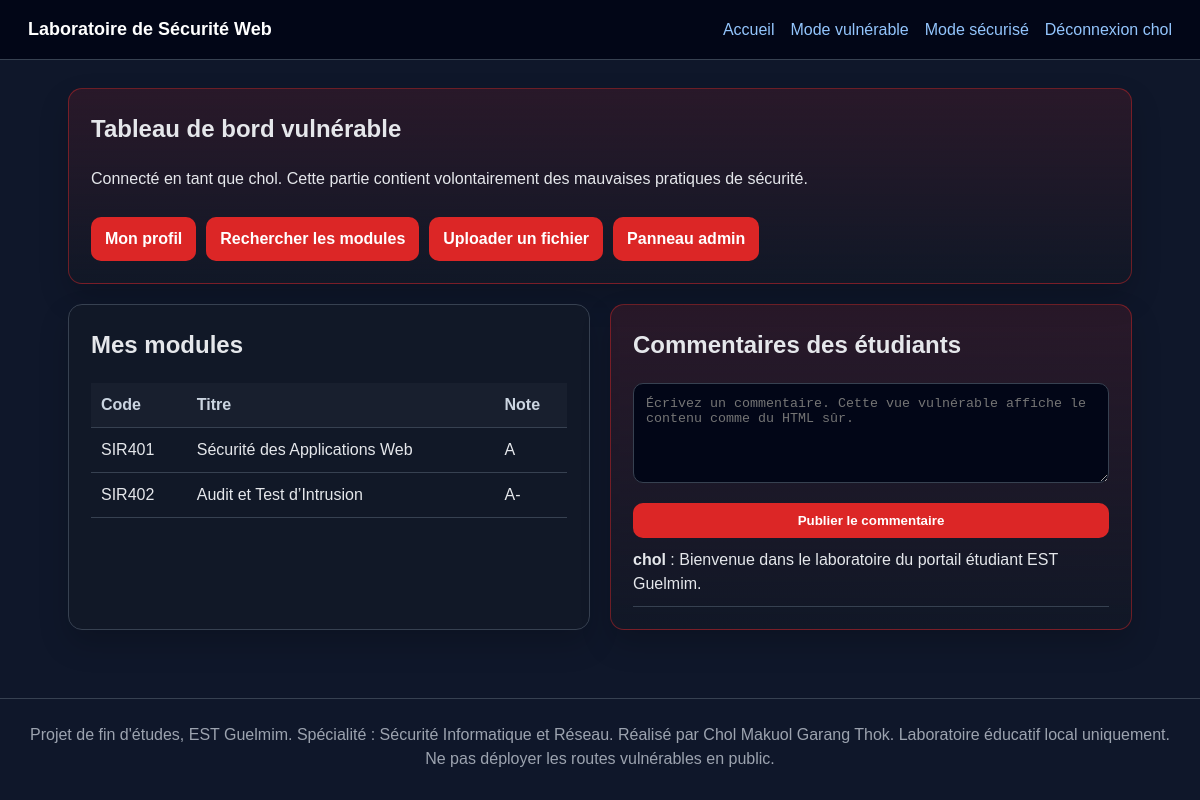
/vuln/dashboard (signed in), run on the app's committed database.
### tables this page shows
CREATE TABLE users (
            id INTEGER PRIMARY KEY AUTOINCREMENT,
            username TEXT UNIQUE NOT NULL,
            password_plain TEXT,
            password_hash TEXT,
            role TEXT NOT NULL DEFAULT 'student',
            full_name TEXT NOT NULL,
            email TEXT NOT NULL,
            bio TEXT DEFAULT ''
        );

CREATE TABLE courses (
            id INTEGER PRIMARY KEY AUTOINCREMENT,
            code TEXT NOT NULL,
            title TEXT NOT NULL,
            owner_id INTEGER NOT NULL,
            grade TEXT DEFAULT 'N/A',
            FOREIGN KEY(owner_id) REFERENCES users(id)
        );

CREATE TABLE comments (
            id INTEGER PRIMARY KEY AUTOINCREMENT,
            user_id INTEGER NOT NULL,
            body TEXT NOT NULL,
            created_at TEXT NOT NULL,
            FOREIGN KEY(user_id) REFERENCES users(id)
        );

### app.py (the view)
@app.route("/vuln/dashboard")
@login_required("vuln")
def vuln_dashboard():
    db = get_db()
    courses = db.execute("SELECT * FROM courses WHERE owner_id = ?", (session["user_id"],)).fetchall()
    comments = db.execute(
        "SELECT comments.*, users.username FROM comments JOIN users ON users.id = comments.user_id ORDER BY comments.id DESC"
    ).fetchall()
    return render_template("vuln_dashboard.html", courses=courses, comments=comments, user=current_user())

### app.py (called while the page is built)
def get_db():
    if "db" not in g:
        g.db = sqlite3.connect(app.config["DATABASE"])
        g.db.row_factory = sqlite3.Row
    return g.db

@app.before_request
def ensure_db_exists():
    if not DB_PATH.exists():
        init_db(reset=False)

@app.after_request
def add_security_headers(response):
    response.headers.setdefault("X-Content-Type-Options", "nosniff")
    response.headers.setdefault("X-Frame-Options", "DENY")
    response.headers.setdefault("Referrer-Policy", "strict-origin-when-cross-origin")
    if request.path.startswith("/secure"):
        response.headers.setdefault("Content-Security-Policy", "default-src 'self'; img-src 'self' data:; style-src 'self' 'unsafe-inline'")
    return response

def current_user():
    uid = session.get("user_id")
    if not uid:
        return None
    return get_db().execute("SELECT * FROM users WHERE id = ?", (uid,)).fetchone()

def login_required(mode=None):
    def decorator(view):
        @wraps(view)
        def wrapped(*args, **kwargs):
            if not session.get("user_id"):
                flash("Veuillez vous connecter d’abord.", "warning")
                target = "vuln_login" if mode == "vuln" else "secure_login"
                return redirect(url_for(target))
            if mode and session.get("mode") != mode:
                flash("Veuillez vous connecter au bon mode du laboratoire.", "warning")
                target = "vuln_login" if mode == "vuln" else "secure_login"
                return redirect(url_for(target))
            return view(*args, **kwargs)
        return wrapped
    return decorator

### Laboratoire de Sécurité Web/templates/vuln_dashboard.html
{% extends "base.html" %}
{% block content %}
<section class="lab-header danger-card">
    <h1>Tableau de bord vulnérable</h1>
    <p>Connecté en tant que {{ user['username'] }}. Cette partie contient volontairement des mauvaises pratiques de sécurité.</p>
    <div class="actions">
        <a class="btn danger" href="{{ url_for('vuln_profile') }}?id={{ user['id'] }}">Mon profil</a>
        <a class="btn danger" href="{{ url_for('vuln_search') }}">Rechercher les modules</a>
        <a class="btn danger" href="{{ url_for('vuln_upload') }}">Uploader un fichier</a>
        <a class="btn danger" href="{{ url_for('vuln_admin') }}">Panneau admin</a>
    </div>
</section>
<section class="grid two">
    <div class="card">
        <h2>Mes modules</h2>
        <table>
            <thead><tr><th>Code</th><th>Titre</th><th>Note</th></tr></thead>
            <tbody>
            {% for c in courses %}<tr><td>{{ c['code'] }}</td><td>{{ c['title'] }}</td><td>{{ c['grade'] }}</td></tr>{% endfor %}
            </tbody>
        </table>
    </div>
    <div class="card danger-card">
        <h2>Commentaires des étudiants</h2>
        <form method="post" action="{{ url_for('vuln_comment') }}">
            <textarea name="body" placeholder="Écrivez un commentaire. Cette vue vulnérable affiche le contenu comme du HTML sûr."></textarea>
            <button class="btn danger" type="submit">Publier le commentaire</button>
        </form>
        <div class="comments">
            {% for c in comments %}
                <div class="comment"><strong>{{ c['username'] }}</strong> : {{ c['body'] | safe }}</div>
            {% endfor %}
        </div>
    </div>
</section>
{% endblock %}

### Laboratoire de Sécurité Web/templates/base.html (shortened to what this page needs)
<!doctype html>
<html lang="fr">
<head>
    <link rel="stylesheet" href="{{ url_for('static', filename='style.css') }}">
</head>
<body>
<header class="topbar">
    <div class="brand"><a href="{{ url_for('index') }}">Laboratoire de Sécurité Web</a></div>
    <nav>
        <a href="{{ url_for('index') }}">Accueil</a>
        <a href="{{ url_for('vuln_login') }}">Mode vulnérable</a>
        <a href="{{ url_for('secure_login') }}">Mode sécurisé</a>
        {% if session.get('user_id') %}
            <a href="{{ url_for('logout') }}">Déconnexion {{ session.get('username') }}</a>
        {% endif %}
    </nav>
</header>
<main class="container">
    {% block content %}{% endblock %}
</main>
<footer class="footer">
    Projet de fin d'études, EST Guelmim. Spécialité : Sécurité Informatique et Réseau. Réalisé par Chol Makuol Garang Thok. Laboratoire éducatif local uniquement. Ne pas déployer les routes vulnérables en public.
</footer>
</body>
</html>

### Laboratoire de Sécurité Web/static/style.css (style rules this page uses)
:root { --bg: #0f172a; --panel: #111827; --panel2: #1f2937; --text: #e5e7eb; --muted: #9ca3af; --line: #374151; --safe: #16a34a; --safe2: rgba(22, 163, 74, .12); --danger: #dc2626; --danger2: rgba(220, 38, 38, .13); --blue: #2563eb; }
* { box-sizing: border-box; }
body { margin: 0; font-family: Arial, Helvetica, sans-serif; background: var(--bg); color: var(--text); line-height: 1.5; }
a { color: #93c5fd; text-decoration: none; }
.topbar { display: flex; justify-content: space-between; align-items: center; padding: 16px 28px; background: #020617; border-bottom: 1px solid var(--line); position: sticky; top: 0; }
.brand a { color: white; font-weight: 800; font-size: 18px; }
nav { display: flex; gap: 16px; flex-wrap: wrap; }
.container { max-width: 1120px; margin: 0 auto; padding: 28px; }
h1, h2, h3 { margin-top: 0; }
.grid { display: grid; gap: 20px; }
.grid.two { grid-template-columns: repeat(2, minmax(0, 1fr)); }
.card, .lab-header { background: var(--panel); border: 1px solid var(--line); border-radius: 14px; padding: 22px; box-shadow: 0 14px 30px rgba(0,0,0,.18); margin-bottom: 20px; }
.danger-card { border-color: rgba(220, 38, 38, .45); background: linear-gradient(180deg, var(--danger2), var(--panel)); }
.btn { display: inline-block; border: 0; background: var(--blue); color: white; padding: 10px 14px; border-radius: 10px; font-weight: 700; cursor: pointer; margin-top: 10px; }
.btn.danger { background: var(--danger); }
.actions { display: flex; flex-wrap: wrap; gap: 10px; }
form { display: grid; gap: 10px; }
input, textarea { width: 100%; padding: 12px; border: 1px solid var(--line); border-radius: 10px; background: #020617; color: var(--text); }
textarea { min-height: 100px; resize: vertical; }
table { width: 100%; border-collapse: collapse; margin-top: 12px; overflow: hidden; }
th, td { border-bottom: 1px solid var(--line); padding: 10px; text-align: left; vertical-align: top; }
th { color: #cbd5e1; background: rgba(255,255,255,.03); }
.comment { padding: 10px 0; border-bottom: 1px solid var(--line); }
.footer { color: var(--muted); text-align: center; padding: 24px; border-top: 1px solid var(--line); margin-top: 20px; }

### data on the page
users: get "chol", username "chol"
courses: code "SIR401", title "Sécurité des Applications Web", grade "A"
courses: code "SIR402", title "Audit et Test d’Intrusion", grade "A-"
comments: username "chol", body "Bienvenue dans le laboratoire du portail étudiant EST Guelmim."
